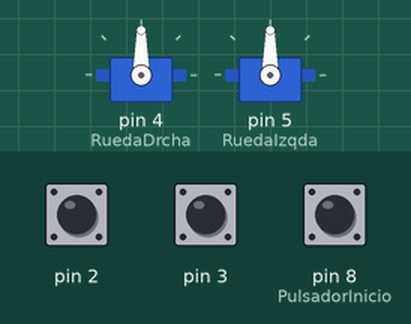
A sketch run on a simulated Arduino Uno, built with avr-gcc and run on an emulated ATmega328P. On the bench: 2 × servo. Inputs (shaded band) come from the test bench; at power-on: pin 8 (PulsadorInicio) HIGH, pin 2 LOW, pin 3 LOW.

Above: at 0.8 s.
0.9 s: pin 8 (PulsadorInicio) pulled LOW for 0.15 s
At 2.1 s:
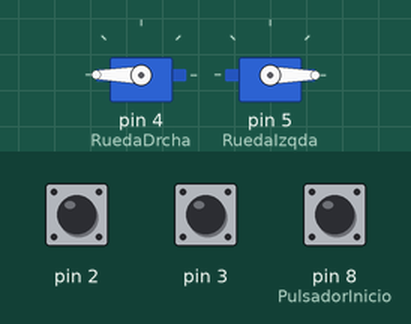
2.5 s: pin 2 pulsed HIGH 2 times (0.12 s each, 0.3 s apart)
At 3.3 s:
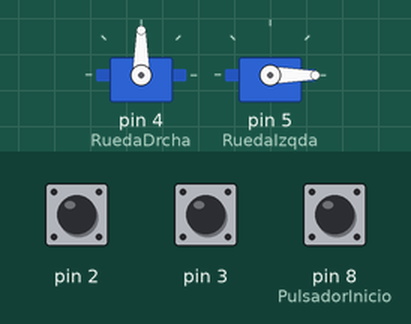
4.6 s: pin 2 driven HIGH
At 5.1 s:
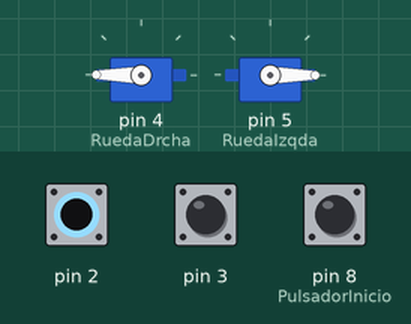
6.1 s: pin 2 driven LOW
At 7.3 s:
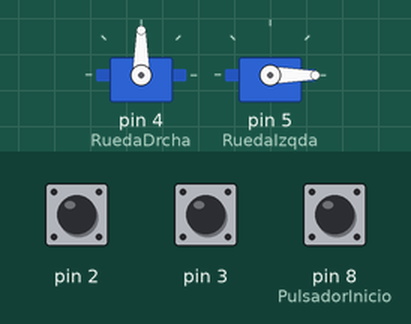
7.6 s: pin 3 pulsed HIGH 5 times (0.12 s each, 0.3 s apart)
At 10.3 s:
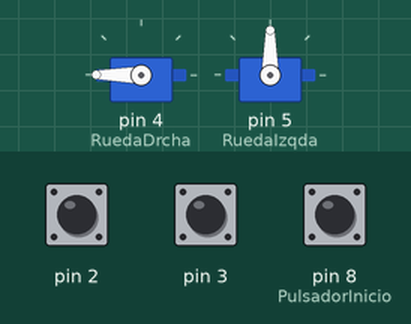
Timing chart, 0 to 11.6 s (numbered marks = the images above; inputs shaded):
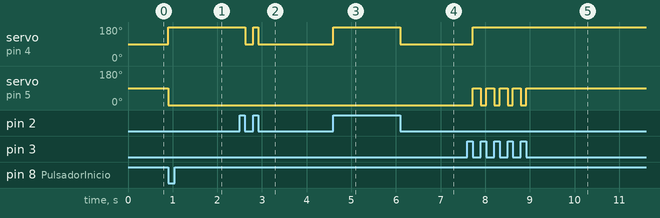

The sketch:

correCaminos_I.ino
```cpp
/* Autor : Santiago Ventura Gomez . 2017
Curso Experto Universitario en Robótica , Programación e Impresión 3D
Asignatura : Robótica
Profesor : Alberto Valero
Actividad 4 : Robot CorreCaminos I
*/

/*
Objetivo :

Se debe construir un robot que recorra un circuito delimitado por dos líneas negras

Acerca del circuito:

Debe ser un circuito cerrado, como los de Fórmula 1, donde una vez dentro no haya salida.
El circuito debe tener al menos 1 metro de longitud
El circuito debe estar delimitado por líneas negras.
Las líneas negras pueden ser pintadas, realizadas con cinta aislante negra, etc.

Acerca del robot:

La construcción del robot es totalmente libre
El robot debe recorrer el circuito sin salirse, puede pisar las líneas negras pero no sobrepasarlas.

*/

/* Para definir los lados Izquierda y Derecha del Robot se hace visto desde la parte trasera y mirando en la dirección
    de avance del mismo */

/* Elementos de construcción del Robot :

    * Para las piezas del Chasis , me he descargado los archivos STL del Printbot Evolution , y he utilizado la base de 3 mm
      Todas las piezas están impresas en una impresora Hephestos 2
    * Movimiento de las Ruedas : Robot diferencial de tres puntos de apoyo , que cuenta con dos servomotores de movimiento continuo para las ruedas
      y un apoyo fijo trasero
    * La detección de los límites de la pista se hace mediante 2 sensores IR ,usando las dos interrupciones con las que cuenta
       la placa BT Zum en los pines 2 y 3 , de manera que :

          Color Blanco : Lectura IR = 1
          Color Negro  : Lectura IR = 0
    * Boton pulsador que nos permitirá controlar el momento de inicio del movimiento de los motores de las ruedas y definicion de interrupciones
 */

 /* Asignación de pines :

   * Sensor IRizqda     :  Pin 2
   * Sensor IRdrcha     :  Pin 3
   * Servo RuedaDrcha   :  Pin 4
   * Servo RuedaIzqda   :  Pin 5
   * PulsadorInicio     :  Pin 8
*/
/*  Valores de velocidades y giros :

   * Avance Robot :
       Rueda Derecha : 180º
       Rueda Izquierda : 0º

   * Giro Derecha Robot :
       Rueda Derecha : 90º
       Rueda Izquierda : 0º

   * Giro Izquierda Robot :
       Rueda Derecha : 180º
       Rueda Izquierda : 90º
  */

/********************************* DEFINICION DE LIBRERIAS Y VARIABLES GLOBALES **********************************************/

#include <Servo.h>                            // Libreria Arduino que controla funciones especiales de los servomotores

Servo RuedaIzqda;                             // Declaracion de variable tipo Servo para el motor que mueve la rueda Izquierda
Servo RuedaDrcha;                             // Declaracion de variable tipo Servo para el motor que mueve la rueda Derecha


int PulsadorInicio = 8;                       // Declaracion del pin asignado al boton que iniciará el programa


/********************************* DEFINICION DE FUNCIONES LIGADAS A LAS INTERRUPCIONES **************************************/


void giroDrcha(){                              // Funcion de Interrupcion lanzada al pasar el sensor IR izquierdo de 1 a 0 ( blanco a negro )
        RuedaDrcha.write(90);
        RuedaIzqda.write(0);                   // Los servos provocan un giro a la derecha del robot
        detachInterrupt(0);                    // Desconectamos la interrupcion definida en el pin 2 según FALLING ( paso de 1 a 0 )....
        attachInterrupt(0,avanzar,RISING);     /* ... y la sustituimos por una nueva interrupcion provocada por el mismo
                                                  sensor IR izquierdo pero segun RISING al pasar de 0 a 1 , para que ahora sea capaz
                                                  de detectar la vuelta a la pista blanca y provocar una nueva reaccion mediante la funcion "avanzar" */
}

void giroIzqda(){                              // Funcion de Interrupcion lanzada al pasar el sensor IR derecho de 1 a 0 ( blanco a negro )
        RuedaDrcha.write(180);
        RuedaIzqda.write(90);                  // Los servos provocan un giro a la izquierda del robot
        detachInterrupt(1);                    // Desconectamos la interrupcion definida en el pin 3 según FALLING ( paso de 1 a 0 )....
        attachInterrupt(1,avanzar,RISING);     /* ... y la sustituimos por una nueva interrupcion provocada por el mismo
                                                  sensor IR derecho pero segun RISING al pasar de 0 a 1 , para que ahora sea capaz
                                                  de detectar la vuelta a la pista blanca y provocar una nueva reaccion mediante la funcion "avanzar" */
}
void avanzar(){                                // Funcion de Interrupcion lanzada por cualquiera de los dos sensores IR al pasar de 0 a 1 ( negro a blanco )
        RuedaDrcha.write(180);
        RuedaIzqda.write(0);                   // Los servos provocan el avance del robot
        detachInterrupt(0);                       // Desconectamos la interrupcion definida en el pin 2 según RISING ( paso de 0 a 1 )....
        attachInterrupt(0,giroDrcha,FALLING);     /*... Y recuperamos la interrupcion inicial sensible al flanco descendente para detectar cuando
                                                    el sensor IR izquierdo toque la linea negra ( pase de 1 a 0 ) */
        detachInterrupt(1);                       // Desconectamos la interrupcion definida en el pin 3 según RISING ( paso de 0 a 1 )....
        attachInterrupt(1,giroIzqda,FALLING);     /*... Y recuperamos la interrupcion inicial sensible al flanco descendente para detectar cuando
                                                    el sensor IR derecho toque la linea negra ( pase de 1 a 0 ) */
}

void setup() {


  RuedaDrcha.attach(4);                       // Declaracion del pin al que está conectado el servomotor de la rueda derecha
  RuedaIzqda.attach(5);                       // Declaracion del pin al que está conectado el servomotor de la rueda izquierda

  pinMode(PulsadorInicio,INPUT);              // Declaramos el pin del pulsador como entrada

  RuedaDrcha.write(90);
  RuedaIzqda.write(90);                       // Inicialmente las dos ruedas paradas

  while(digitalRead(PulsadorInicio) == 0){    // Bucle que espera a que se pulse el boton PulsadorInicio
           delay(10);
  }
  while(digitalRead(PulsadorInicio) == 1){    // Bucle que espera a que soltemos el boton PulsadorInicio
           delay(10);
  }

  /* Definicion inicial de interrupciones :
      Robot dentro de la pista blanca , con los dos sensores sobre color blanco ,
      interrupciones sensibles al flanco DESCENDENTE */

  attachInterrupt(0,giroDrcha,FALLING);      // Interrupcion provocada por el sensor IR izquierdo al pasar de 1 a 0
  attachInterrupt(1,giroIzqda,FALLING);      // Interrupcion provocada por el sensor IR derecho  al pasar de 1 a 0

  /* Una vez pulsado el boton el robot comienza el circuito AVANZANDO RECTO y se mantiene así salvo que exista
      una interrupcion desde uno de los dos sensores IR */

  RuedaDrcha.write(180);
  RuedaIzqda.write(0);

}


void loop() {

  /****************************************                  INICIO PROGRAMA PRINCIPAL              ********************************/


  /****************************************                       FIN DEL PROGRAMA                   ********************************/

}
```

Measured:
- after the input at 0.9 s, servo on pin 4 (RuedaDrcha): 90° → 180° at once; servo on pin 5 (RuedaIzqda): 90° → 0° at once
- after the input at 2.5 s, servo on pin 4 (RuedaDrcha): 180° → 90° after 0.12 s, → 180° 0.18 s later, → 90° 0.12 s later
- after the input at 4.6 s, servo on pin 4 (RuedaDrcha): 90° → 180° at once
- after the input at 6.1 s, servo on pin 4 (RuedaDrcha): 180° → 90° at once
- after the input at 7.6 s, servo on pin 4 (RuedaDrcha): 90° → 180° after 0.12 s; servo on pin 5 (RuedaIzqda): alternates 90° for 0.18 s and 0° for 0.12 s, 9 changes in all, then stays 90°, starting after 0.12 s
